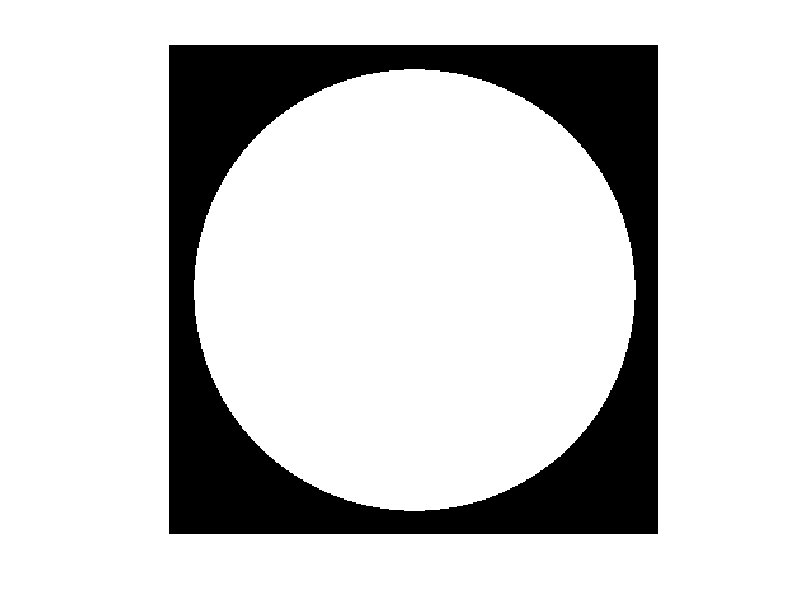
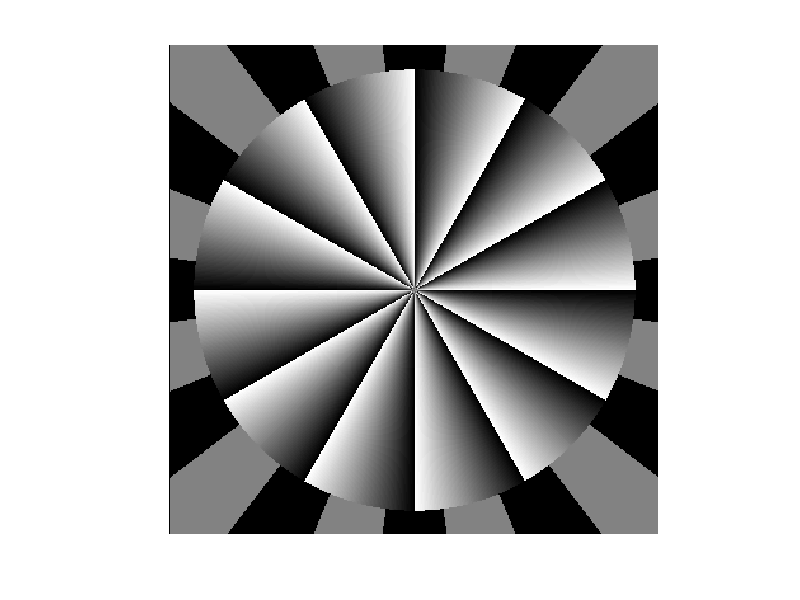

Reproduce these figures in MATLAB, in order.
function [lambda,n_LED,CTF_object0,CTF_object,...
                     pix_CCD,plane_wave,df]=ini_enviroment()
  clc
  clear
%% Objective properties
lambda = 0.532; % wavelength um
k = 2*pi/lambda;
NA = 0.15; %nurmical aperture




%% CCD properties
Mag = 4;
pix_CCD = 385;
pix_SIZ = 6.4;

fx_CCD = (-pix_CCD/2:pix_CCD/2-1)/(pix_CCD*pix_SIZ/Mag);
df = fx_CCD(2)-fx_CCD(1);
[fx_CCD,fy_CCD] = meshgrid(fx_CCD);
CTF_CCD = (fx_CCD.^2+fy_CCD.^2)<(NA/lambda).^2;

%% aberration 
CTF_object0 = CTF_CCD;

CTF_CCD = CTF_object0.*exp(1i*12*(atan2(fy_CCD,fx_CCD))+pi/3).*exp(1i*0*sqrt(1-fy_CCD.^2-fx_CCD.^2));%.*exp(-fr.^2/0.8^2).*exp(1i*1.3*pi*exp(-fr.^2/0.4^2));%
CTF_object = CTF_CCD;

figure();
imshow(abs(CTF_object),[])
figure();
imshow(mod(angle(CTF_object),2*pi),[])


%% LED properties
d_LED = 4    *1000;%sqrt(df_LED^2*lambda^2*h_LED^2/(1-df_LED^2*lambda^2)); % distance between adjust LED dot
h_LED = 250  *1000;%sqrt((N_lens*pix_SIZ*d_LED/(lambda*Mag*Ratio_LED_LA)).^2-d_LED^2) % distance between LED matrix and sample
n_LED = 13;     % number of LED
x_LED = -(n_LED/2*d_LED-d_LED/2):d_LED:(n_LED/2*d_LED-d_LED/2);
[x_LED,y_LED] = meshgrid(x_LED);
[xpos,ypos] = getoddseq(n_LED);
% R0 = lambda*(d_LED/(lambda*sqrt(d_LED^2+h_LED^2)))/NA;
R0 =d_LED/sqrt(d_LED^2+h_LED^2)/NA;
R_overlap = 1/pi*(2*acos(R0/2)-R0*sqrt(1-(R0/2)^2))

plane_wave = zeros(2,n_LED^2); %tilted plane wave

for con = 1:n_LED^2
    v = [0,0,h_LED]-[x_LED(ypos(con),xpos(con)),y_LED(ypos(con),xpos(con)),0];
    v = v/norm(v);
    plane_wave(1,con)=v(1);
    plane_wave(2,con)=v(2);
end

end

function [xseq,yseq] = getoddseq(N)
if mod(N,2)==0
    error('N must be an odd integer');
end

num = N^2;
count = 1;
xseq = zeros(1,num);
yseq = zeros(1,num);
xseq(1,1) = (N+1)/2;
yseq(1,1) = (N+1)/2;
for n = 1:num
    if mod(n,2)==0
    for m = 1:n
        count = count + 1;
        xseq(1,count) = xseq(1,count-1);
        yseq(1,count) = yseq(1,count-1) -1;
        if count == num
            return;
        end
    end
    for m = 1:n
        count = count + 1;
        xseq(1,count) = xseq(1,count-1) -1;
        yseq(1,count) = yseq(1,count-1);
        if count == num
            return;
        end
    end
    else
        for m = 1:n
            count = count + 1;
            xseq(1,count) = xseq(1,count-1);
            yseq(1,count) = yseq(1,count-1) +1;
            if count == num
                return;
            end
        end
        for m = 1:n
            count = count + 1;
            xseq(1,count) = xseq(1,count-1) +1;
            yseq(1,count) = yseq(1,count-1);
            if count == num
                return;
            end
        end
    end
end

end
